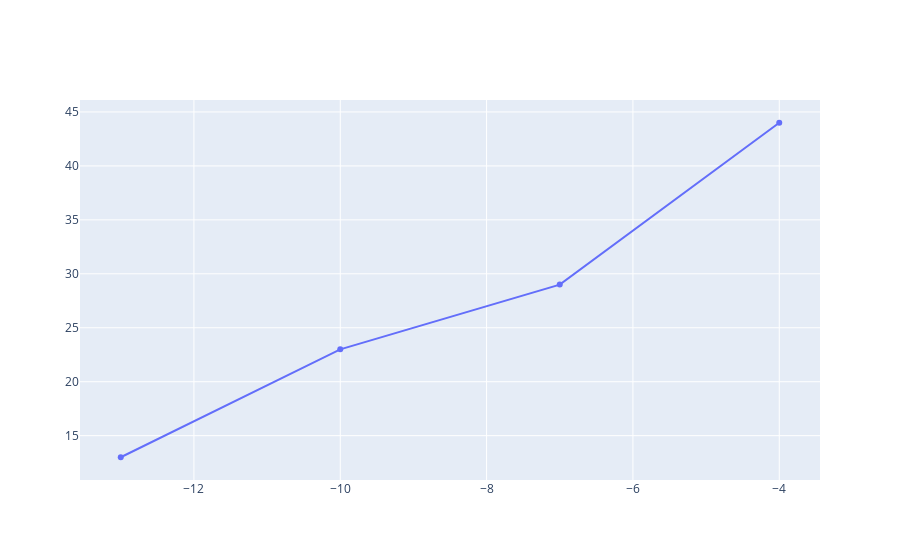

The notebook cell saved with this chart:
### Code cell
fig = pgo.Figure(data=[
	pgo.Scatter(x=lds, y=[np.argmax(ld_data[ld][:, 9] > 0.1) for ld in lds], name=f"lambda={ld}")
])
# fig.update_xaxes(type="log")
# fig.update_yaxes(type="log")
fig

### Figure 1 — Plotly figure (JSON) as saved in the notebook; plotly's stock layout.template omitted (floating-point values rounded to 4 significant figures)
{"data": [{"name": "lambda=-4", "type": "scatter", "x": [-13, -10, -7, -4], "y": [13, 23, 29, 44]}], "layout": {}}
